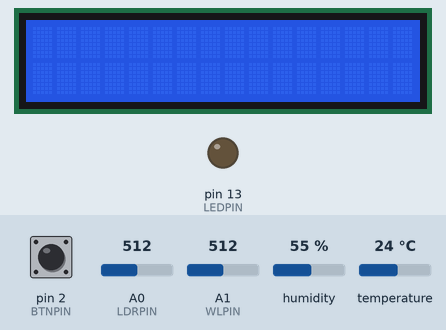
A sketch run on a simulated Arduino Uno, built with avr-gcc and run on an emulated ATmega328P. On the bench: 16×2 character LCD, output pins drawn as LEDs (lit = HIGH). Inputs (shaded band) come from the test bench; at power-on: pin 2 (BTNPIN) HIGH, A0 (LDRPIN) = 512, A1 (WLPIN) = 512, humidity 55 %, temperature 24 °C. Random numbers use the default seed unless the sketch sets one.

Above: at 1.0 s.
1.1 s: pin 2 (BTNPIN) pulled LOW for 0.15 s
At 1.8 s:
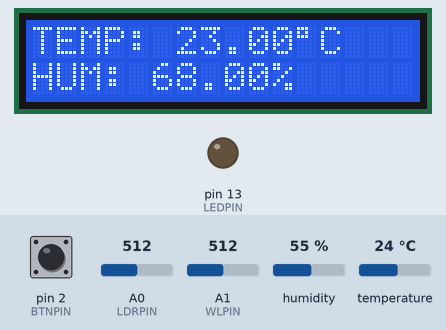
7.3 s: pin 2 (BTNPIN) pulled LOW for 1 s
At 8.0 s:
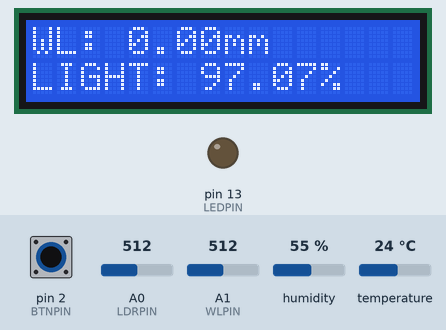
14.3 s: pin 2 (BTNPIN) pulled LOW for 0.15 s
At 15.3 s:
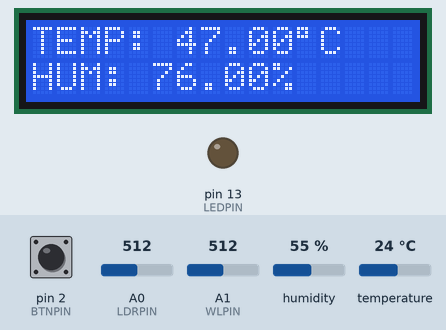
20.5 s: pin 2 (BTNPIN) pulled LOW for 3.2 s
At 21.2 s:
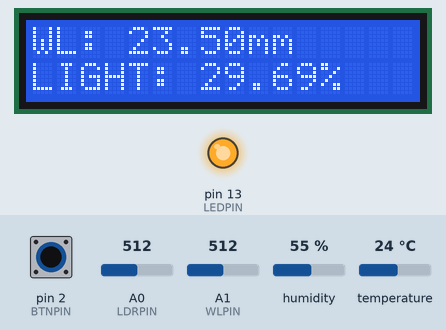
Timing chart, 0 to 23.5 s (numbered marks = the images above; inputs shaded):
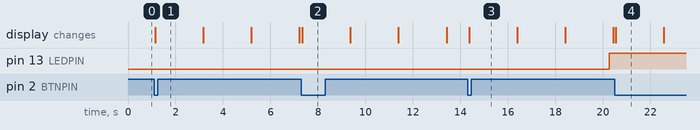

Measured:
- what the display in image 4 shows lasts 2.1 s, from 20.5 s to 22.6 s

The sketch:

WeatherStation.ino
```cpp
/*
 *  -------------------------
 *       weather station
 *  -------------------------
 *
 *  temperature : dht11 module -> i2c lcd 1602 display
 *  humidity : dht11 module -> i2c lcd 1602 display
 *  water level : water detection module -> i2c lcd 1602 display
 *  rain : water detection module -> led
 *  light : ldr -> i2c lcd 1602 display
 */

// use arduino uno board
#define UNO
// use random generated values
#define RAND

#include <Arduino_FreeRTOS.h>
#include <semphr.h>
#include <LiquidCrystal_I2C.h>
#include <dht11.h>

/* dht11 module */
#define DHTPIN 12
dht11 DHT11;

/* water level detection module */
#define WLPIN A1
/* water level range boundaries */
#define WL0 480 /* 0mm */
#define WL1 530 /* 0+mm to 5mm */
#define WL2 615 /* 5+mm to 10mm */
#define WL3 660 /* 10+mm to 15mm */
#define WL4 680 /* 15+mm to 20mm */
#define WL5 690 /* 20+mm to 25mm */
#define WL6 700 /* 30+mm to 35mm */
#define WL7 705 /* 35+mm to 40mm */
#define WL8 710 /* 40+mm */

/* ldr */
#define LDRPIN A0
#define LDRMAX 1024
#define LDRMIN 0

/* i2c lcd 1602 display */
LiquidCrystal_I2C lcd(0x3f, 16, 2);

/* led */
#define LEDPIN 13

/* button */
#define BTNPIN 2
#define BTNPRESSED 0
#define BTNNOTPRESSED 1

/* task functions */
void DHTUpdate( void *pvParameters );
void WLUpdate( void *pvParameters );
void LDRUpdate( void *pvParameters );
void BTNRead( void *pvParameters );
void LCDPrint( void *pvParameters );
void LEDBlink( void *pvParameters );
void SerialPrint( void *pvParameters );

/* task periods */
#define DHTDELAY    2000  /* temperature and humidity values update period */
#define WLDELAY     2000  /* water level value update period*/
#define LDRDELAY    2000  /* light value update period */
#define LCDDELAY    2000  /* i2c lcd 1602 display print period */
#define LEDDELAY    20000 /* led blink period */
#define SERIALDELAY 2000  /* serial write period */
#define INITDELAY   200   /* initial delay of the output channels to allow the sensors to collect initial data */
#define BTNDELAY    50    /* button read period */

// -------------------------
//      data structures
// -------------------------

/*
 * temp : celsius
 * hum : percentage
 * waterlevel : integer to be converted into a millimeter value
 * light : integer to be converted into a percentage
 */

struct package_temphum {
  float temp;
  float hum;
} data_temphum;

struct package_wl {
  int waterlevel;
} data_wl;

struct package_light {
  int light;
} data_light;

SemaphoreHandle_t mutex_temphum;
SemaphoreHandle_t mutex_wl;
SemaphoreHandle_t mutex_light;
SemaphoreHandle_t interruptsem;

// ---------------
//      setup
// ---------------

void setup()
{
  /* serial monitor */
  #ifndef UNO
  Serial.begin(9600);
  while (!Serial);
  #endif

  /* dht11 module */
  pinMode(DHTPIN, INPUT);

  /* water level detection module */
  pinMode(WLPIN, INPUT);

  /* ldr */
  pinMode(LDRPIN, INPUT);

  /* i2c lcd 1602 display */
  lcd.init();
  lcd.backlight();
  lcd.clear();

  /* led */
  pinMode(LEDPIN, OUTPUT);

  /* button */
  pinMode(BTNPIN, INPUT);

  /* semaphores */
  mutex_temphum = xSemaphoreCreateMutex();
  mutex_wl= xSemaphoreCreateMutex();
  mutex_light = xSemaphoreCreateMutex();
  interruptsem = xSemaphoreCreateBinary();

  /* update tasks */
  xTaskCreate( DHTUpdate, "DHTUpdate", 64, NULL, 2, NULL );
  xTaskCreate( WLUpdate, "WLUpdate", 64, NULL, 2, NULL );
  xTaskCreate( LDRUpdate, "LDRUpdate", 64, NULL, 2, NULL );

  /* interrupt tasks */
  xTaskCreate( BTNRead, "BTNRead", 64, NULL, 3, NULL );

  /* output tasks */
  xTaskCreate( LCDPrint, "LCDPrint", 144, NULL, 1, NULL );
  xTaskCreate( LEDBlink, "LEDBlink", 48, NULL, 1, NULL );
  #ifndef UNO
  xTaskCreate( SerialPrint, "SerialPrint", 82, NULL, 1, NULL );
  #endif

  vTaskStartScheduler();

}

void loop() {}

// --------------------------
//      update functions
// --------------------------

/*
 * input channel #1: dht11 temperature and humidity module
 * for: updating temperature and humidity
 */
void DHTUpdate( void *pvParameters )
{
  (void) pvParameters;

  float temp;
  float hum;

  for (;;)
  {
    DHT11.read(DHTPIN);
    temp = (float)DHT11.temperature;
    hum = (float)DHT11.humidity;
    #ifdef RAND
    temp = random(0., 50.);
    hum = random(10., 90.);
    #endif

    if (xSemaphoreTake(mutex_temphum, 5) == pdTRUE)
    {
      data_temphum.temp = temp;
      data_temphum.hum = hum;
      xSemaphoreGive(mutex_temphum);
    }

    vTaskDelay( DHTDELAY / portTICK_PERIOD_MS );
  }
}

/*
 * input channel #2: water level detection module
 * for: updating water level
 */
void WLUpdate( void *pvParameters )
{
  (void) pvParameters;

  int waterlevel;

  for (;;)
  {
    waterlevel = analogRead(WLPIN);
    #ifdef RAND
    waterlevel = random(400, 720);
    #endif

    if (xSemaphoreTake(mutex_wl, 5) == pdTRUE)
    {
      data_wl.waterlevel = waterlevel;
      xSemaphoreGive(mutex_wl);
    }

    vTaskDelay( WLDELAY / portTICK_PERIOD_MS );
  }
}

/*
 * input channel #3: ldr
 * for: updating light
 */
void LDRUpdate( void *pvParameters )
{
  (void) pvParameters;

  int light;

  for (;;)
  {
    light = analogRead(LDRPIN);
    #ifdef RAND
    light = random(0, 1024);
    #endif

    if (xSemaphoreTake(mutex_light, 5) == pdTRUE)
    {
      data_light.light = light;
      xSemaphoreGive(mutex_light);
    }

    vTaskDelay( LDRDELAY / portTICK_PERIOD_MS );
  }
}

// -----------------------------
//      interrupt functions
// -----------------------------

/*
 * input channel #4: button
 * for: changing page on i2c lcd 1602 display
 */

void BTNRead( void *pvParameters )
{
  (void) pvParameters;

  TickType_t last_wake_time;
  int curr_state, prev_state = BTNNOTPRESSED; // states for the button
  const TickType_t sample_interval = BTNDELAY / portTICK_PERIOD_MS;

  // initialise the last_wake_time variable with the current time
  last_wake_time = xTaskGetTickCount();

  vTaskDelay( INITDELAY / portTICK_PERIOD_MS );

  for (;;)
  {
    // get the level on button pin
    curr_state = digitalRead(BTNPIN);
    if ((curr_state == BTNPRESSED) && (prev_state == BTNNOTPRESSED)){
        xSemaphoreGiveFromISR(interruptsem, NULL);
    }
    prev_state = curr_state;
    // wait for the next cycle
    vTaskDelayUntil( &last_wake_time, sample_interval );
  }
}

// --------------------------
//      output functions
// --------------------------

/* water level conversion to millimeter value */
float waterlevel_conversion(int waterlevel)
{
    float waterlevel_norm;

    if (waterlevel <= WL0) waterlevel_norm = 0;
    else if (waterlevel > WL0 && waterlevel <= WL1) waterlevel_norm = 0  + ((float)(waterlevel - WL0) / (WL1 - WL0)) * 5;
    else if (waterlevel > WL1 && waterlevel <= WL2) waterlevel_norm = 5  + ((float)(waterlevel - WL1) / (WL2 - WL1)) * 5;
    else if (waterlevel > WL2 && waterlevel <= WL3) waterlevel_norm = 10 + ((float)(waterlevel - WL2) / (WL3 - WL2)) * 5;
    else if (waterlevel > WL3 && waterlevel <= WL4) waterlevel_norm = 15 + ((float)(waterlevel - WL3) / (WL4 - WL3)) * 5;
    else if (waterlevel > WL4 && waterlevel <= WL5) waterlevel_norm = 20 + ((float)(waterlevel - WL4) / (WL5 - WL4)) * 5;
    else if (waterlevel > WL5 && waterlevel <= WL6) waterlevel_norm = 25 + ((float)(waterlevel - WL5) / (WL6 - WL5)) * 5;
    else if (waterlevel > WL6 && waterlevel <= WL7) waterlevel_norm = 30 + ((float)(waterlevel - WL6) / (WL7 - WL6)) * 5;
    else if (waterlevel > WL7 && waterlevel <= WL8) waterlevel_norm = 35 + ((float)(waterlevel - WL7) / (WL8 - WL7)) * 5;
    else if (waterlevel > WL8) waterlevel_norm = 40;

    return waterlevel_norm;
}

/* light conversion to percentage value */
float light_conversion(int light)
{
  float light_pct;

  light_pct = ((float)(light - LDRMIN) / (LDRMAX - LDRMIN)) * 100;
  if (light_pct < 0) light_pct = 0;
  if (light_pct > 100) light_pct = 100;

  return light_pct;
}

/*
 * output channel #1: i2c lcd 1602 display
 * for: displaying temperature, humidity, water level and light
 */
void LCDPrint( void *pvParameters )
{
  (void) pvParameters;

  // displayed page {0 : temperature & humidity, 1 : water level & light}
  int page = -1;

  float temp;
  float hum;
  int waterlevel;
  float waterlevel_norm;
  int light;
  float light_pct;

  vTaskDelay( INITDELAY / portTICK_PERIOD_MS );

  for (;;)
  {
    // wait lcddelay or button interrupt for updating data
    if (xSemaphoreTake(interruptsem, LCDDELAY / portTICK_PERIOD_MS) == pdPASS) {
      page++;
      if (page > 1) page = 0;
    }

    /* temperature and humidity */
    if (page == 0)
    {
      if (xSemaphoreTake(mutex_temphum, 5) == pdTRUE)
      {
        temp = data_temphum.temp;
        hum = data_temphum.hum;
        xSemaphoreGive(mutex_temphum);
      }

      lcd.clear();

      lcd.setCursor(0, 0);
      lcd.print("TEMP: ");
      lcd.print(temp);
      lcd.print((char)223);
      lcd.print("C");

      lcd.setCursor(0, 1);
      lcd.print("HUM: ");
      lcd.print(hum);
      lcd.print("%");
    }

    /* water level and light */
    else
    {
      if (xSemaphoreTake(mutex_wl, 5) == pdTRUE)
      {
        waterlevel = data_wl.waterlevel;
        xSemaphoreGive(mutex_wl);
      }

      if (xSemaphoreTake(mutex_light, 5) == pdTRUE)
      {
        light = data_light.light;
        xSemaphoreGive(mutex_light);
      }

      waterlevel_norm = waterlevel_conversion(waterlevel);
      light_pct = light_conversion(light);

      lcd.clear();

      lcd.setCursor(0, 0);
      lcd.print("WL: ");
      if (waterlevel <= WL8) lcd.print(waterlevel_norm);
      else lcd.print("40.00+");
      lcd.print("mm");

      lcd.setCursor(0, 1);
      lcd.print("LIGHT: ");
      lcd.print(light_pct);
      lcd.print("%");
    }

  }
}

/*
 * output channel #2: led
 * for: displaying rain
 */
void LEDBlink( void *pvParameters )
{
  (void) pvParameters;

  int waterlevel;
  int waterlevel_old = 720;
  boolean rain;

  vTaskDelay( INITDELAY / portTICK_PERIOD_MS );

  for (;;)
  {
    if (xSemaphoreTake(mutex_wl, 5) == pdTRUE)
    {
      waterlevel = data_wl.waterlevel;
      xSemaphoreGive(mutex_wl);
    }

    /* increase in water level -> raining */
    if (waterlevel > WL0 && waterlevel > waterlevel_old) rain = true;
    else rain = false;
    waterlevel_old = waterlevel;

    if (rain == true) digitalWrite(LEDPIN, HIGH);
    else digitalWrite(LEDPIN, LOW);

    vTaskDelay( LEDDELAY / portTICK_PERIOD_MS );
  }
}

/*
 * output channel #3: serial monitor
 * for: graphical representation using python matplotlib
 */
#ifndef UNO
void SerialPrint( void *pvParameters )
{
  (void) pvParameters;

  float temp;
  float hum;
  int waterlevel;
  int waterlevel_norm;
  int light;
  int light_pct;

  vTaskDelay( INITDELAY / portTICK_PERIOD_MS );

  for (;;)
  {
    if (xSemaphoreTake(mutex_temphum, 5) == pdTRUE)
    {
      temp = data_temphum.temp;
      hum = data_temphum.hum;
      xSemaphoreGive(mutex_temphum);
    }
    if (temp < 0) temp = 0;
    if (temp > 50) temp = 50;

    if (xSemaphoreTake(mutex_wl, 5) == pdTRUE)
    {
      waterlevel = data_wl.waterlevel;
      xSemaphoreGive(mutex_wl);
    }

    if (xSemaphoreTake(mutex_light, 5) == pdTRUE)
    {
      light = data_light.light;
      xSemaphoreGive(mutex_light);
    }

    waterlevel_norm = (int)waterlevel_conversion(waterlevel);
    light_pct = (int)light_conversion(light);

    Serial.write((int)temp);
    Serial.write((int)hum);
    Serial.write(waterlevel_norm);
    Serial.write(light_pct);

    vTaskDelay( SERIALDELAY / portTICK_PERIOD_MS );
  }
}
#endif
```
